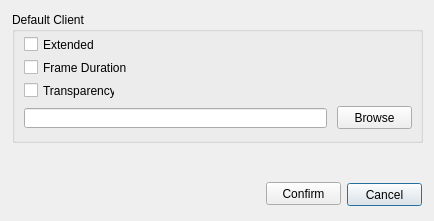
<?xml version="1.0" encoding="UTF-8"?>
<ui version="4.0">
 <class>PreferencesDialog</class>
 <widget class="QDialog" name="PreferencesDialog">
  <property name="geometry">
   <rect>
    <x>0</x>
    <y>0</y>
    <width>434</width>
    <height>221</height>
   </rect>
  </property>
  <property name="windowTitle">
   <string>Preferences</string>
  </property>
  <widget class="QPushButton" name="cancelButton">
   <property name="geometry">
    <rect>
     <x>347</x>
     <y>183</y>
     <width>75</width>
     <height>23</height>
    </rect>
   </property>
   <property name="text">
    <string>Cancel</string>
   </property>
  </widget>
  <widget class="QPushButton" name="confirmButton">
   <property name="geometry">
    <rect>
     <x>266</x>
     <y>182</y>
     <width>75</width>
     <height>23</height>
    </rect>
   </property>
   <property name="text">
    <string>Confirm</string>
   </property>
  </widget>
  <widget class="QGroupBox" name="groupBox1">
   <property name="geometry">
    <rect>
     <x>12</x>
     <y>12</y>
     <width>411</width>
     <height>131</height>
    </rect>
   </property>
   <property name="title">
    <string>Default Client</string>
   </property>
   <widget class="QLineEdit" name="directoryPathTextBox">
    <property name="geometry">
     <rect>
      <x>12</x>
      <y>96</y>
      <width>303</width>
      <height>20</height>
     </rect>
    </property>
   </widget>
   <widget class="QPushButton" name="browseButton">
    <property name="geometry">
     <rect>
      <x>325</x>
      <y>94</y>
      <width>75</width>
      <height>23</height>
     </rect>
    </property>
    <property name="text">
     <string>Browse</string>
    </property>
   </widget>
   <widget class="QCheckBox" name="transparencyCheckBox">
    <property name="geometry">
     <rect>
      <x>12</x>
      <y>70</y>
      <width>91</width>
      <height>17</height>
     </rect>
    </property>
    <property name="text">
     <string>Transparency</string>
    </property>
   </widget>
   <widget class="QCheckBox" name="extendedCheckBox">
    <property name="geometry">
     <rect>
      <x>12</x>
      <y>24</y>
      <width>71</width>
      <height>17</height>
     </rect>
    </property>
    <property name="text">
     <string>Extended</string>
    </property>
   </widget>
   <widget class="QCheckBox" name="frameDurationsCheckBox">
    <property name="geometry">
     <rect>
      <x>12</x>
      <y>47</y>
      <width>103</width>
      <height>17</height>
     </rect>
    </property>
    <property name="text">
     <string>Frame Durations</string>
    </property>
   </widget>
  </widget>
  <widget class="QLabel" name="alertLabel">
   <property name="geometry">
    <rect>
     <x>13</x>
     <y>152</y>
     <width>247</width>
     <height>53</height>
    </rect>
   </property>
   <property name="font">
    <font>
     <pointsize>9</pointsize>
    </font>
   </property>
   <property name="styleSheet">
    <string notr="true">color: red;</string>
   </property>
   <property name="text">
    <string/>
   </property>
  </widget>
 </widget>
 <resources/>
 <connections/>
</ui>
